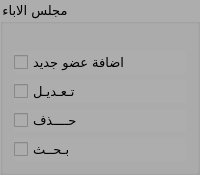
                           <widget class="QGroupBox" name="groupBox_17">
                            <property name="maximumSize">
                             <size>
                              <width>200</width>
                              <height>500</height>
                             </size>
                            </property>
                            <property name="font">
                             <font>
                              <family>Motken K Sina</family>
                              <pointsize>10</pointsize>
                              <weight>50</weight>
                              <italic>false</italic>
                              <bold>false</bold>
                             </font>
                            </property>
                            <property name="styleSheet">
                             <string notr="true">background-color:rgb(173, 173, 173);
color:rgb(0, 0, 0)</string>
                            </property>
                            <property name="title">
                             <string>مجلس الاباء</string>
                            </property>
                            <layout class="QGridLayout" name="gridLayout_55">
                             <item row="0" column="0">
                              <layout class="QVBoxLayout" name="verticalLayout_32">
                               <property name="topMargin">
                                <number>16</number>
                               </property>
                               <item>
                                <layout class="QVBoxLayout" name="verticalLayout_41">
                                 <item>
                                  <widget class="QCheckBox" name="bt_save_fathers">
                                   <property name="font">
                                    <font>
                                     <family>Motken K Sina</family>
                                     <pointsize>10</pointsize>
                                     <weight>50</weight>
                                     <italic>false</italic>
                                     <bold>false</bold>
                                    </font>
                                   </property>
                                   <property name="text">
                                    <string>اضافة عضو جديد</string>
                                   </property>
                                  </widget>
                                 </item>
                                 <item>
                                  <widget class="QCheckBox" name="bt_update_fathers">
                                   <property name="font">
                                    <font>
                                     <family>Motken K Sina</family>
                                     <pointsize>10</pointsize>
                                     <weight>50</weight>
                                     <italic>false</italic>
                                     <bold>false</bold>
                                    </font>
                                   </property>
                                   <property name="text">
                                    <string>تـعـديـل</string>
                                   </property>
                                  </widget>
                                 </item>
                                 <item>
                                  <widget class="QCheckBox" name="bt_delete_fathers">
                                   <property name="font">
                                    <font>
                                     <family>Motken K Sina</family>
                                     <pointsize>10</pointsize>
                                     <weight>50</weight>
                                     <italic>false</italic>
                                     <bold>false</bold>
                                    </font>
                                   </property>
                                   <property name="text">
                                    <string>حــــذف</string>
                                   </property>
                                  </widget>
                                 </item>
                                 <item>
                                  <widget class="QCheckBox" name="bt_search_fathers">
                                   <property name="font">
                                    <font>
                                     <family>Motken K Sina</family>
                                     <pointsize>10</pointsize>
                                     <weight>50</weight>
                                     <italic>false</italic>
                                     <bold>false</bold>
                                    </font>
                                   </property>
                                   <property name="text">
                                    <string>بـحــث</string>
                                   </property>
                                  </widget>
                                 </item>
                                </layout>
                               </item>
                               <item>
                                <layout class="QVBoxLayout" name="verticalLayout_343">
                                 <property name="rightMargin">
                                  <number>3</number>
                                 </property>
                                </layout>
                               </item>
                              </layout>
                             </item>
                            </layout>
                           </widget>
